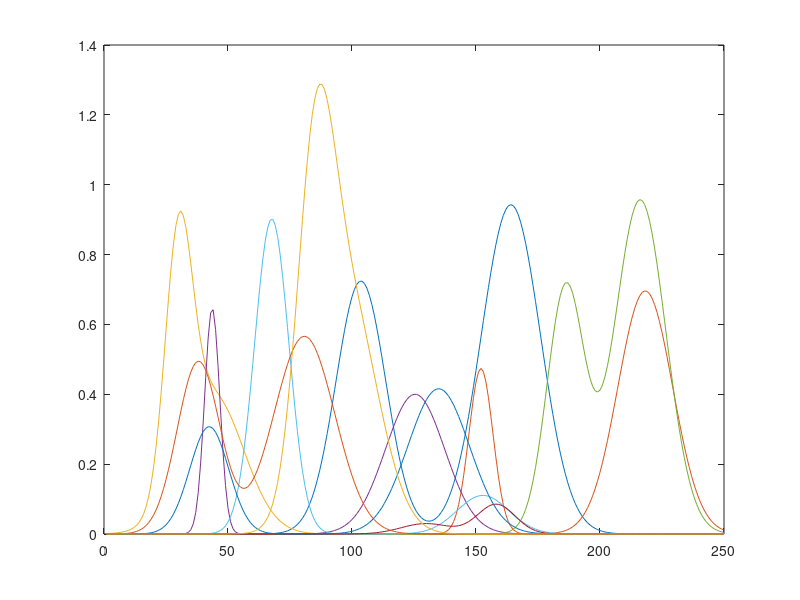
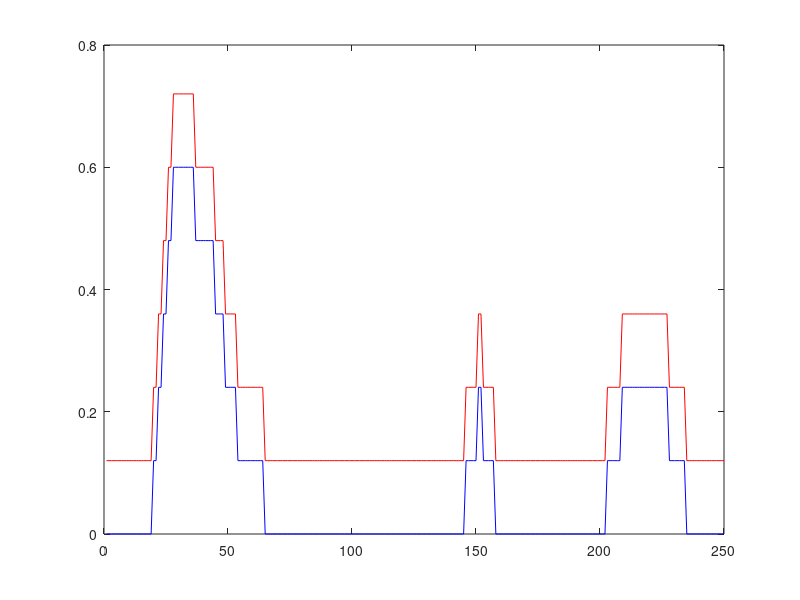

The MATLAB script that drew these images, in order:
% data for spectrum analysis problem.

% code for plotting qmax and qmin.
% figure; hold on;
% for i = 1:n
%     plot([i,i],[qmax(i),qmin(i)],'o-');
% end
% axis([0,11,0,1]);

n = 10;
m = 250;
S = [...
   0.0000   0.0000   0.0011   0.0000   0.0000 ...
   0.0000   0.0000   0.0000   0.0000   0.0000 ...
   ;
   0.0000   0.0000   0.0014   0.0000   0.0000 ...
   0.0000   0.0000   0.0000   0.0001   0.0000 ...
   ;
   0.0000   0.0000   0.0019   0.0000   0.0000 ...
   0.0000   0.0000   0.0000   0.0001   0.0000 ...
   ;
   0.0000   0.0000   0.0024   0.0000   0.0000 ...
   0.0000   0.0000   0.0000   0.0002   0.0000 ...
   ;
   0.0000   0.0000   0.0031   0.0000   0.0000 ...
   0.0000   0.0000   0.0000   0.0003   0.0000 ...
   ;
   0.0000   0.0000   0.0040   0.0000   0.0000 ...
   0.0000   0.0000   0.0000   0.0005   0.0000 ...
   ;
   0.0000   0.0000   0.0052   0.0000   0.0000 ...
   0.0000   0.0000   0.0000   0.0007   0.0000 ...
   ;
   0.0000   0.0000   0.0066   0.0000   0.0000 ...
   0.0000   0.0000   0.0000   0.0011   0.0000 ...
   ;
   0.0000   0.0000   0.0085   0.0000   0.0000 ...
   0.0000   0.0000   0.0000   0.0016   0.0000 ...
   ;
   0.0000   0.0000   0.0108   0.0000   0.0000 ...
   0.0000   0.0000   0.0001   0.0024   0.0000 ...
   ;
   0.0000   0.0000   0.0140   0.0000   0.0000 ...
   0.0000   0.0000   0.0001   0.0035   0.0000 ...
   ;
   0.0000   0.0000   0.0182   0.0000   0.0000 ...
   0.0000   0.0000   0.0002   0.0050   0.0000 ...
   ;
   0.0000   0.0000   0.0240   0.0000   0.0000 ...
   0.0000   0.0000   0.0003   0.0071   0.0000 ...
   ;
   0.0000   0.0000   0.0319   0.0000   0.0000 ...
   0.0000   0.0000   0.0004   0.0099   0.0000 ...
   ;
   0.0000   0.0000   0.0429   0.0000   0.0000 ...
   0.0000   0.0000   0.0007   0.0136   0.0000 ...
   ;
   0.0000   0.0000   0.0581   0.0000   0.0000 ...
   0.0000   0.0000   0.0011   0.0184   0.0000 ...
   ;
   0.0000   0.0000   0.0790   0.0000   0.0000 ...
   0.0000   0.0000   0.0016   0.0246   0.0000 ...
   ;
   0.0000   0.0000   0.1072   0.0000   0.0000 ...
   0.0000   0.0000   0.0024   0.0325   0.0000 ...
   ;
   0.0000   0.0000   0.1442   0.0000   0.0000 ...
   0.0000   0.0000   0.0036   0.0423   0.0000 ...
   ;
   0.0000   0.0000   0.1917   0.0000   0.0000 ...
   0.0000   0.0000   0.0052   0.0544   0.0000 ...
   ;
   0.0000   0.0000   0.2505   0.0000   0.0000 ...
   0.0000   0.0000   0.0074   0.0689   0.0000 ...
   ;
   0.0000   0.0000   0.3207   0.0000   0.0000 ...
   0.0000   0.0000   0.0105   0.0862   0.0000 ...
   ;
   0.0000   0.0000   0.4014   0.0000   0.0000 ...
   0.0000   0.0000   0.0144   0.1064   0.0000 ...
   ;
   0.0000   0.0000   0.4900   0.0000   0.0000 ...
   0.0000   0.0000   0.0196   0.1295   0.0000 ...
   ;
   0.0000   0.0000   0.5826   0.0000   0.0000 ...
   0.0000   0.0000   0.0262   0.1555   0.0000 ...
   ;
   0.0000   0.0000   0.6740   0.0000   0.0000 ...
   0.0000   0.0000   0.0345   0.1843   0.0000 ...
   ;
   0.0000   0.0000   0.7585   0.0000   0.0000 ...
   0.0000   0.0000   0.0447   0.2154   0.0000 ...
   ;
   0.0000   0.0000   0.8301   0.0000   0.0000 ...
   0.0000   0.0000   0.0569   0.2485   0.0000 ...
   ;
   0.0000   0.0000   0.8836   0.0000   0.0000 ...
   0.0000   0.0000   0.0713   0.2828   0.0000 ...
   ;
   0.0000   0.0000   0.9156   0.0000   0.0000 ...
   0.0000   0.0000   0.0880   0.3176   0.0000 ...
   ;
   0.0000   0.0000   0.9246   0.0001   0.0000 ...
   0.0000   0.0000   0.1067   0.3518   0.0000 ...
   ;
   0.0000   0.0000   0.9112   0.0005   0.0000 ...
   0.0000   0.0000   0.1274   0.3845   0.0000 ...
   ;
   0.0000   0.0000   0.8785   0.0016   0.0000 ...
   0.0000   0.0000   0.1496   0.4147   0.0000 ...
   ;
   0.0000   0.0000   0.8311   0.0046   0.0000 ...
   0.0000   0.0000   0.1729   0.4413   0.0000 ...
   ;
   0.0000   0.0000   0.7742   0.0122   0.0000 ...
   0.0000   0.0000   0.1966   0.4633   0.0000 ...
   ;
   0.0000   0.0000   0.7135   0.0290   0.0000 ...
   0.0000   0.0000   0.2200   0.4799   0.0000 ...
   ;
   0.0000   0.0000   0.6539   0.0620   0.0000 ...
   0.0000   0.0000   0.2422   0.4905   0.0000 ...
   ;
   0.0000   0.0000   0.5992   0.1192   0.0000 ...
   0.0001   0.0000   0.2623   0.4948   0.0000 ...
   ;
   0.0000   0.0000   0.5517   0.2062   0.0000 ...
   0.0002   0.0000   0.2795   0.4925   0.0000 ...
   ;
   0.0000   0.0000   0.5125   0.3203   0.0000 ...
   0.0003   0.0000   0.2931   0.4838   0.0000 ...
   ;
   0.0000   0.0000   0.4814   0.4473   0.0000 ...
   0.0005   0.0000   0.3024   0.4692   0.0000 ...
   ;
   0.0000   0.0000   0.4575   0.5614   0.0000 ...
   0.0009   0.0000   0.3070   0.4491   0.0000 ...
   ;
   0.0000   0.0000   0.4391   0.6333   0.0000 ...
   0.0015   0.0000   0.3066   0.4246   0.0000 ...
   ;
   0.0000   0.0000   0.4248   0.6420   0.0000 ...
   0.0026   0.0000   0.3013   0.3965   0.0000 ...
   ;
   0.0000   0.0000   0.4128   0.5849   0.0000 ...
   0.0041   0.0000   0.2914   0.3659   0.0000 ...
   ;
   0.0000   0.0000   0.4020   0.4789   0.0000 ...
   0.0066   0.0000   0.2772   0.3341   0.0001 ...
   ;
   0.0000   0.0000   0.3912   0.3524   0.0000 ...
   0.0103   0.0000   0.2595   0.3020   0.0001 ...
   ;
   0.0000   0.0000   0.3798   0.2331   0.0000 ...
   0.0157   0.0000   0.2390   0.2708   0.0001 ...
   ;
   0.0000   0.0000   0.3672   0.1385   0.0000 ...
   0.0235   0.0000   0.2166   0.2413   0.0001 ...
   ;
   0.0000   0.0000   0.3533   0.0740   0.0000 ...
   0.0343   0.0000   0.1932   0.2143   0.0002 ...
   ;
   0.0000   0.0000   0.3381   0.0355   0.0000 ...
   0.0492   0.0000   0.1695   0.1905   0.0003 ...
   ;
   0.0000   0.0000   0.3217   0.0153   0.0000 ...
   0.0691   0.0000   0.1463   0.1704   0.0004 ...
   ;
   0.0000   0.0000   0.3041   0.0059   0.0000 ...
   0.0949   0.0000   0.1243   0.1542   0.0006 ...
   ;
   0.0000   0.0000   0.2858   0.0021   0.0000 ...
   0.1278   0.0000   0.1038   0.1422   0.0008 ...
   ;
   0.0000   0.0000   0.2668   0.0006   0.0000 ...
   0.1684   0.0000   0.0854   0.1344   0.0012 ...
   ;
   0.0000   0.0000   0.2475   0.0002   0.0000 ...
   0.2173   0.0000   0.0691   0.1308   0.0017 ...
   ;
   0.0000   0.0000   0.2282   0.0000   0.0000 ...
   0.2745   0.0000   0.0550   0.1312   0.0024 ...
   ;
   0.0000   0.0000   0.2090   0.0000   0.0000 ...
   0.3397   0.0000   0.0431   0.1355   0.0033 ...
   ;
   0.0000   0.0000   0.1902   0.0000   0.0000 ...
   0.4116   0.0000   0.0332   0.1434   0.0047 ...
   ;
   0.0001   0.0000   0.1720   0.0000   0.0000 ...
   0.4884   0.0000   0.0252   0.1547   0.0067 ...
   ;
   0.0001   0.0000   0.1545   0.0000   0.0000 ...
   0.5674   0.0000   0.0188   0.1691   0.0094 ...
   ;
   0.0001   0.0000   0.1379   0.0000   0.0000 ...
   0.6456   0.0000   0.0138   0.1863   0.0131 ...
   ;
   0.0002   0.0000   0.1223   0.0000   0.0000 ...
   0.7193   0.0000   0.0100   0.2059   0.0183 ...
   ;
   0.0003   0.0000   0.1078   0.0000   0.0000 ...
   0.7847   0.0000   0.0071   0.2278   0.0254 ...
   ;
   0.0004   0.0000   0.0944   0.0000   0.0000 ...
   0.8383   0.0000   0.0049   0.2516   0.0350 ...
   ;
   0.0006   0.0000   0.0821   0.0000   0.0000 ...
   0.8769   0.0000   0.0034   0.2768   0.0477 ...
   ;
   0.0009   0.0000   0.0710   0.0000   0.0000 ...
   0.8983   0.0000   0.0023   0.3032   0.0644 ...
   ;
   0.0013   0.0000   0.0610   0.0000   0.0000 ...
   0.9011   0.0000   0.0015   0.3304   0.0859 ...
   ;
   0.0018   0.0000   0.0520   0.0000   0.0000 ...
   0.8851   0.0000   0.0010   0.3579   0.1132 ...
   ;
   0.0026   0.0000   0.0441   0.0000   0.0000 ...
   0.8514   0.0000   0.0006   0.3854   0.1472 ...
   ;
   0.0036   0.0000   0.0372   0.0000   0.0000 ...
   0.8019   0.0000   0.0004   0.4123   0.1888 ...
   ;
   0.0049   0.0000   0.0311   0.0000   0.0000 ...
   0.7396   0.0000   0.0003   0.4384   0.2387 ...
   ;
   0.0067   0.0000   0.0259   0.0000   0.0000 ...
   0.6680   0.0000   0.0002   0.4630   0.2974 ...
   ;
   0.0091   0.0000   0.0214   0.0000   0.0000 ...
   0.5908   0.0000   0.0001   0.4859   0.3650 ...
   ;
   0.0122   0.0000   0.0176   0.0001   0.0000 ...
   0.5117   0.0000   0.0001   0.5065   0.4410 ...
   ;
   0.0161   0.0000   0.0143   0.0001   0.0000 ...
   0.4339   0.0000   0.0000   0.5246   0.5247 ...
   ;
   0.0211   0.0000   0.0116   0.0001   0.0000 ...
   0.3604   0.0000   0.0000   0.5397   0.6145 ...
   ;
   0.0274   0.0000   0.0094   0.0002   0.0000 ...
   0.2930   0.0000   0.0000   0.5517   0.7084 ...
   ;
   0.0352   0.0000   0.0075   0.0002   0.0000 ...
   0.2334   0.0000   0.0000   0.5601   0.8039 ...
   ;
   0.0448   0.0000   0.0060   0.0003   0.0000 ...
   0.1820   0.0000   0.0000   0.5650   0.8981 ...
   ;
   0.0565   0.0000   0.0047   0.0004   0.0000 ...
   0.1389   0.0000   0.0000   0.5661   0.9879 ...
   ;
   0.0704   0.0000   0.0037   0.0005   0.0000 ...
   0.1039   0.0000   0.0000   0.5635   1.0702 ...
   ;
   0.0870   0.0000   0.0029   0.0007   0.0000 ...
   0.0761   0.0000   0.0001   0.5572   1.1422 ...
   ;
   0.1063   0.0000   0.0022   0.0010   0.0000 ...
   0.0545   0.0000   0.0001   0.5473   1.2014 ...
   ;
   0.1287   0.0000   0.0017   0.0013   0.0000 ...
   0.0383   0.0000   0.0001   0.5341   1.2461 ...
   ;
   0.1542   0.0000   0.0013   0.0017   0.0000 ...
   0.0263   0.0000   0.0002   0.5177   1.2751 ...
   ;
   0.1830   0.0000   0.0010   0.0023   0.0000 ...
   0.0177   0.0000   0.0002   0.4986   1.2883 ...
   ;
   0.2149   0.0000   0.0008   0.0030   0.0000 ...
   0.0117   0.0000   0.0003   0.4769   1.2864 ...
   ;
   0.2499   0.0000   0.0006   0.0038   0.0000 ...
   0.0075   0.0000   0.0004   0.4533   1.2706 ...
   ;
   0.2878   0.0000   0.0004   0.0049   0.0000 ...
   0.0048   0.0000   0.0006   0.4279   1.2429 ...
   ;
   0.3280   0.0000   0.0003   0.0063   0.0000 ...
   0.0030   0.0000   0.0008   0.4013   1.2055 ...
   ;
   0.3702   0.0000   0.0002   0.0080   0.0000 ...
   0.0018   0.0000   0.0010   0.3739   1.1611 ...
   ;
   0.4136   0.0000   0.0002   0.0100   0.0000 ...
   0.0011   0.0000   0.0014   0.3460   1.1121 ...
   ;
   0.4575   0.0000   0.0001   0.0126   0.0000 ...
   0.0006   0.0000   0.0018   0.3181   1.0606 ...
   ;
   0.5010   0.0000   0.0001   0.0156   0.0000 ...
   0.0004   0.0001   0.0023   0.2906   1.0087 ...
   ;
   0.5433   0.0000   0.0001   0.0192   0.0000 ...
   0.0002   0.0001   0.0030   0.2636   0.9577 ...
   ;
   0.5832   0.0000   0.0000   0.0236   0.0000 ...
   0.0001   0.0001   0.0039   0.2376   0.9087 ...
   ;
   0.6198   0.0000   0.0000   0.0287   0.0000 ...
   0.0001   0.0002   0.0050   0.2128   0.8623 ...
   ;
   0.6521   0.0000   0.0000   0.0346   0.0000 ...
   0.0000   0.0002   0.0063   0.1892   0.8185 ...
   ;
   0.6793   0.0000   0.0000   0.0415   0.0000 ...
   0.0000   0.0003   0.0079   0.1672   0.7773 ...
   ;
   0.7007   0.0000   0.0000   0.0494   0.0000 ...
   0.0000   0.0004   0.0099   0.1468   0.7383 ...
   ;
   0.7154   0.0000   0.0000   0.0585   0.0000 ...
   0.0000   0.0006   0.0123   0.1280   0.7010 ...
   ;
   0.7233   0.0000   0.0000   0.0687   0.0000 ...
   0.0000   0.0008   0.0152   0.1109   0.6650 ...
   ;
   0.7239   0.0000   0.0000   0.0801   0.0000 ...
   0.0000   0.0010   0.0186   0.0954   0.6296 ...
   ;
   0.7173   0.0000   0.0000   0.0927   0.0000 ...
   0.0000   0.0013   0.0226   0.0816   0.5946 ...
   ;
   0.7037   0.0000   0.0000   0.1066   0.0000 ...
   0.0000   0.0016   0.0274   0.0693   0.5597 ...
   ;
   0.6835   0.0000   0.0000   0.1217   0.0000 ...
   0.0000   0.0021   0.0330   0.0584   0.5248 ...
   ;
   0.6573   0.0000   0.0000   0.1380   0.0000 ...
   0.0000   0.0026   0.0394   0.0490   0.4897 ...
   ;
   0.6258   0.0000   0.0000   0.1554   0.0000 ...
   0.0000   0.0033   0.0468   0.0408   0.4547 ...
   ;
   0.5899   0.0000   0.0000   0.1737   0.0000 ...
   0.0000   0.0040   0.0552   0.0337   0.4198 ...
   ;
   0.5505   0.0000   0.0000   0.1929   0.0000 ...
   0.0000   0.0049   0.0647   0.0277   0.3853 ...
   ;
   0.5086   0.0000   0.0000   0.2127   0.0000 ...
   0.0001   0.0059   0.0753   0.0226   0.3515 ...
   ;
   0.4653   0.0000   0.0000   0.2329   0.0000 ...
   0.0001   0.0070   0.0872   0.0183   0.3186 ...
   ;
   0.4214   0.0000   0.0000   0.2532   0.0000 ...
   0.0001   0.0083   0.1002   0.0148   0.2869 ...
   ;
   0.3779   0.0000   0.0000   0.2733   0.0000 ...
   0.0002   0.0097   0.1144   0.0118   0.2566 ...
   ;
   0.3355   0.0000   0.0000   0.2930   0.0000 ...
   0.0002   0.0113   0.1298   0.0094   0.2280 ...
   ;
   0.2950   0.0000   0.0000   0.3119   0.0000 ...
   0.0003   0.0129   0.1463   0.0074   0.2013 ...
   ;
   0.2569   0.0000   0.0000   0.3298   0.0000 ...
   0.0004   0.0146   0.1639   0.0058   0.1764 ...
   ;
   0.2216   0.0000   0.0000   0.3462   0.0000 ...
   0.0006   0.0164   0.1823   0.0045   0.1536 ...
   ;
   0.1893   0.0000   0.0000   0.3609   0.0000 ...
   0.0008   0.0183   0.2015   0.0035   0.1328 ...
   ;
   0.1604   0.0000   0.0000   0.3736   0.0000 ...
   0.0011   0.0201   0.2214   0.0027   0.1140 ...
   ;
   0.1348   0.0000   0.0000   0.3840   0.0000 ...
   0.0014   0.0219   0.2415   0.0021   0.0972 ...
   ;
   0.1125   0.0000   0.0000   0.3920   0.0000 ...
   0.0019   0.0236   0.2619   0.0016   0.0824 ...
   ;
   0.0934   0.0000   0.0000   0.3973   0.0000 ...
   0.0024   0.0251   0.2821   0.0012   0.0693 ...
   ;
   0.0774   0.0000   0.0000   0.3999   0.0000 ...
   0.0032   0.0265   0.3018   0.0009   0.0579 ...
   ;
   0.0644   0.0000   0.0000   0.3998   0.0000 ...
   0.0041   0.0277   0.3209   0.0007   0.0480 ...
   ;
   0.0541   0.0000   0.0000   0.3968   0.0000 ...
   0.0052   0.0287   0.3390   0.0005   0.0396 ...
   ;
   0.0463   0.0000   0.0000   0.3911   0.0000 ...
   0.0065   0.0294   0.3558   0.0004   0.0324 ...
   ;
   0.0409   0.0000   0.0000   0.3828   0.0000 ...
   0.0082   0.0298   0.3709   0.0003   0.0263 ...
   ;
   0.0377   0.0000   0.0000   0.3720   0.0000 ...
   0.0101   0.0299   0.3843   0.0002   0.0212 ...
   ;
   0.0367   0.0000   0.0000   0.3590   0.0000 ...
   0.0124   0.0297   0.3955   0.0001   0.0170 ...
   ;
   0.0377   0.0001   0.0000   0.3441   0.0000 ...
   0.0151   0.0293   0.4044   0.0001   0.0135 ...
   ;
   0.0407   0.0002   0.0000   0.3275   0.0000 ...
   0.0182   0.0286   0.4109   0.0001   0.0107 ...
   ;
   0.0458   0.0005   0.0000   0.3095   0.0000 ...
   0.0218   0.0278   0.4147   0.0000   0.0084 ...
   ;
   0.0528   0.0010   0.0000   0.2905   0.0000 ...
   0.0258   0.0267   0.4159   0.0000   0.0065 ...
   ;
   0.0621   0.0020   0.0000   0.2707   0.0000 ...
   0.0302   0.0257   0.4144   0.0000   0.0051 ...
   ;
   0.0736   0.0039   0.0000   0.2505   0.0000 ...
   0.0351   0.0246   0.4102   0.0000   0.0039 ...
   ;
   0.0874   0.0072   0.0000   0.2302   0.0000 ...
   0.0404   0.0236   0.4034   0.0000   0.0030 ...
   ;
   0.1038   0.0128   0.0000   0.2100   0.0000 ...
   0.0461   0.0228   0.3942   0.0000   0.0023 ...
   ;
   0.1227   0.0219   0.0000   0.1903   0.0000 ...
   0.0521   0.0223   0.3826   0.0000   0.0017 ...
   ;
   0.1445   0.0358   0.0000   0.1713   0.0000 ...
   0.0583   0.0223   0.3691   0.0000   0.0013 ...
   ;
   0.1692   0.0560   0.0000   0.1530   0.0000 ...
   0.0647   0.0227   0.3536   0.0000   0.0009 ...
   ;
   0.1968   0.0841   0.0000   0.1358   0.0000 ...
   0.0711   0.0238   0.3367   0.0000   0.0007 ...
   ;
   0.2275   0.1208   0.0000   0.1196   0.0000 ...
   0.0775   0.0255   0.3185   0.0000   0.0005 ...
   ;
   0.2611   0.1665   0.0000   0.1047   0.0000 ...
   0.0836   0.0281   0.2993   0.0000   0.0004 ...
   ;
   0.2976   0.2197   0.0000   0.0910   0.0000 ...
   0.0894   0.0314   0.2794   0.0000   0.0003 ...
   ;
   0.3369   0.2779   0.0000   0.0785   0.0000 ...
   0.0947   0.0354   0.2592   0.0000   0.0002 ...
   ;
   0.3787   0.3368   0.0000   0.0672   0.0000 ...
   0.0994   0.0402   0.2389   0.0000   0.0001 ...
   ;
   0.4228   0.3911   0.0000   0.0572   0.0000 ...
   0.1035   0.0456   0.2187   0.0000   0.0001 ...
   ;
   0.4686   0.4352   0.0000   0.0483   0.0000 ...
   0.1066   0.0514   0.1990   0.0000   0.0001 ...
   ;
   0.5157   0.4640   0.0000   0.0405   0.0000 ...
   0.1089   0.0575   0.1798   0.0000   0.0000 ...
   ;
   0.5636   0.4741   0.0000   0.0338   0.0000 ...
   0.1102   0.0636   0.1615   0.0000   0.0000 ...
   ;
   0.6116   0.4642   0.0000   0.0279   0.0000 ...
   0.1105   0.0694   0.1441   0.0000   0.0000 ...
   ;
   0.6591   0.4354   0.0000   0.0230   0.0001 ...
   0.1098   0.0747   0.1277   0.0000   0.0000 ...
   ;
   0.7052   0.3914   0.0000   0.0187   0.0001 ...
   0.1081   0.0792   0.1125   0.0000   0.0000 ...
   ;
   0.7492   0.3372   0.0000   0.0152   0.0002 ...
   0.1054   0.0826   0.0984   0.0000   0.0000 ...
   ;
   0.7903   0.2783   0.0000   0.0122   0.0004 ...
   0.1019   0.0847   0.0855   0.0000   0.0000 ...
   ;
   0.8279   0.2201   0.0000   0.0097   0.0006 ...
   0.0975   0.0856   0.0739   0.0000   0.0000 ...
   ;
   0.8611   0.1668   0.0000   0.0077   0.0011 ...
   0.0925   0.0849   0.0634   0.0000   0.0000 ...
   ;
   0.8893   0.1211   0.0000   0.0061   0.0017 ...
   0.0870   0.0829   0.0540   0.0000   0.0000 ...
   ;
   0.9121   0.0843   0.0000   0.0048   0.0027 ...
   0.0810   0.0795   0.0458   0.0000   0.0000 ...
   ;
   0.9288   0.0562   0.0000   0.0037   0.0041 ...
   0.0748   0.0750   0.0385   0.0000   0.0000 ...
   ;
   0.9391   0.0359   0.0000   0.0029   0.0062 ...
   0.0684   0.0696   0.0322   0.0000   0.0000 ...
   ;
   0.9429   0.0220   0.0000   0.0022   0.0093 ...
   0.0620   0.0634   0.0267   0.0000   0.0000 ...
   ;
   0.9400   0.0129   0.0000   0.0017   0.0136 ...
   0.0556   0.0568   0.0221   0.0000   0.0000 ...
   ;
   0.9306   0.0073   0.0000   0.0013   0.0195 ...
   0.0495   0.0500   0.0181   0.0000   0.0000 ...
   ;
   0.9147   0.0039   0.0000   0.0009   0.0276 ...
   0.0436   0.0433   0.0147   0.0000   0.0000 ...
   ;
   0.8928   0.0020   0.0000   0.0007   0.0383 ...
   0.0381   0.0368   0.0119   0.0000   0.0000 ...
   ;
   0.8653   0.0010   0.0000   0.0005   0.0523 ...
   0.0330   0.0308   0.0096   0.0000   0.0000 ...
   ;
   0.8327   0.0005   0.0000   0.0004   0.0702 ...
   0.0283   0.0253   0.0077   0.0000   0.0000 ...
   ;
   0.7957   0.0003   0.0000   0.0003   0.0925 ...
   0.0240   0.0204   0.0061   0.0000   0.0000 ...
   ;
   0.7550   0.0002   0.0000   0.0002   0.1198 ...
   0.0202   0.0162   0.0048   0.0000   0.0000 ...
   ;
   0.7113   0.0002   0.0000   0.0001   0.1525 ...
   0.0169   0.0127   0.0038   0.0000   0.0000 ...
   ;
   0.6655   0.0002   0.0000   0.0001   0.1907 ...
   0.0139   0.0097   0.0029   0.0000   0.0000 ...
   ;
   0.6182   0.0003   0.0000   0.0001   0.2343 ...
   0.0114   0.0073   0.0023   0.0000   0.0000 ...
   ;
   0.5702   0.0005   0.0000   0.0001   0.2829 ...
   0.0093   0.0054   0.0017   0.0000   0.0000 ...
   ;
   0.5223   0.0006   0.0000   0.0000   0.3357 ...
   0.0074   0.0039   0.0013   0.0000   0.0000 ...
   ;
   0.4750   0.0009   0.0000   0.0000   0.3914 ...
   0.0059   0.0028   0.0010   0.0000   0.0000 ...
   ;
   0.4289   0.0012   0.0000   0.0000   0.4485 ...
   0.0047   0.0020   0.0008   0.0000   0.0000 ...
   ;
   0.3846   0.0017   0.0000   0.0000   0.5050 ...
   0.0037   0.0014   0.0006   0.0000   0.0000 ...
   ;
   0.3425   0.0023   0.0000   0.0000   0.5589 ...
   0.0028   0.0009   0.0004   0.0000   0.0000 ...
   ;
   0.3028   0.0031   0.0000   0.0000   0.6080 ...
   0.0022   0.0006   0.0003   0.0000   0.0000 ...
   ;
   0.2658   0.0042   0.0000   0.0000   0.6501 ...
   0.0017   0.0004   0.0002   0.0000   0.0000 ...
   ;
   0.2317   0.0056   0.0000   0.0000   0.6835 ...
   0.0012   0.0003   0.0002   0.0000   0.0000 ...
   ;
   0.2006   0.0074   0.0000   0.0000   0.7067 ...
   0.0009   0.0002   0.0001   0.0000   0.0000 ...
   ;
   0.1724   0.0096   0.0000   0.0000   0.7188 ...
   0.0007   0.0001   0.0001   0.0000   0.0000 ...
   ;
   0.1471   0.0125   0.0000   0.0000   0.7194 ...
   0.0005   0.0001   0.0001   0.0000   0.0000 ...
   ;
   0.1247   0.0161   0.0000   0.0000   0.7091 ...
   0.0004   0.0000   0.0000   0.0000   0.0000 ...
   ;
   0.1049   0.0206   0.0000   0.0000   0.6889 ...
   0.0003   0.0000   0.0000   0.0000   0.0000 ...
   ;
   0.0876   0.0261   0.0000   0.0000   0.6603 ...
   0.0002   0.0000   0.0000   0.0000   0.0000 ...
   ;
   0.0727   0.0328   0.0000   0.0000   0.6256 ...
   0.0001   0.0000   0.0000   0.0000   0.0000 ...
   ;
   0.0599   0.0408   0.0000   0.0000   0.5871 ...
   0.0001   0.0000   0.0000   0.0000   0.0000 ...
   ;
   0.0490   0.0505   0.0000   0.0000   0.5473 ...
   0.0001   0.0000   0.0000   0.0000   0.0000 ...
   ;
   0.0398   0.0619   0.0000   0.0000   0.5089 ...
   0.0000   0.0000   0.0000   0.0000   0.0000 ...
   ;
   0.0321   0.0752   0.0000   0.0000   0.4742 ...
   0.0000   0.0000   0.0000   0.0000   0.0000 ...
   ;
   0.0257   0.0907   0.0000   0.0000   0.4452 ...
   0.0000   0.0000   0.0000   0.0000   0.0000 ...
   ;
   0.0204   0.1085   0.0000   0.0000   0.4235 ...
   0.0000   0.0000   0.0000   0.0000   0.0000 ...
   ;
   0.0161   0.1287   0.0000   0.0000   0.4104 ...
   0.0000   0.0000   0.0000   0.0000   0.0000 ...
   ;
   0.0127   0.1515   0.0000   0.0000   0.4065 ...
   0.0000   0.0000   0.0000   0.0000   0.0000 ...
   ;
   0.0099   0.1767   0.0000   0.0000   0.4120 ...
   0.0000   0.0000   0.0000   0.0000   0.0000 ...
   ;
   0.0076   0.2045   0.0000   0.0000   0.4268 ...
   0.0000   0.0000   0.0000   0.0000   0.0000 ...
   ;
   0.0058   0.2347   0.0000   0.0000   0.4503 ...
   0.0000   0.0000   0.0000   0.0000   0.0000 ...
   ;
   0.0045   0.2672   0.0000   0.0000   0.4816 ...
   0.0000   0.0000   0.0000   0.0000   0.0000 ...
   ;
   0.0034   0.3017   0.0000   0.0000   0.5194 ...
   0.0000   0.0000   0.0000   0.0000   0.0000 ...
   ;
   0.0025   0.3379   0.0000   0.0000   0.5626 ...
   0.0000   0.0000   0.0000   0.0000   0.0000 ...
   ;
   0.0019   0.3753   0.0000   0.0000   0.6095 ...
   0.0000   0.0000   0.0000   0.0000   0.0000 ...
   ;
   0.0014   0.4134   0.0000   0.0000   0.6586 ...
   0.0000   0.0000   0.0000   0.0000   0.0000 ...
   ;
   0.0010   0.4516   0.0000   0.0000   0.7083 ...
   0.0000   0.0000   0.0000   0.0000   0.0000 ...
   ;
   0.0008   0.4893   0.0000   0.0000   0.7571 ...
   0.0000   0.0000   0.0000   0.0000   0.0000 ...
   ;
   0.0005   0.5259   0.0000   0.0000   0.8033 ...
   0.0000   0.0000   0.0000   0.0000   0.0000 ...
   ;
   0.0004   0.5605   0.0000   0.0000   0.8455 ...
   0.0000   0.0000   0.0000   0.0000   0.0000 ...
   ;
   0.0003   0.5926   0.0000   0.0000   0.8825 ...
   0.0000   0.0000   0.0000   0.0000   0.0000 ...
   ;
   0.0002   0.6213   0.0000   0.0000   0.9130 ...
   0.0000   0.0000   0.0000   0.0000   0.0000 ...
   ;
   0.0001   0.6461   0.0000   0.0000   0.9360 ...
   0.0000   0.0000   0.0000   0.0000   0.0000 ...
   ;
   0.0001   0.6664   0.0000   0.0000   0.9509 ...
   0.0000   0.0000   0.0000   0.0000   0.0000 ...
   ;
   0.0001   0.6816   0.0000   0.0000   0.9572 ...
   0.0000   0.0000   0.0000   0.0000   0.0000 ...
   ;
   0.0000   0.6916   0.0000   0.0000   0.9547 ...
   0.0000   0.0000   0.0000   0.0000   0.0000 ...
   ;
   0.0000   0.6959   0.0000   0.0000   0.9433 ...
   0.0000   0.0000   0.0000   0.0000   0.0000 ...
   ;
   0.0000   0.6945   0.0000   0.0000   0.9234 ...
   0.0000   0.0000   0.0000   0.0000   0.0000 ...
   ;
   0.0000   0.6874   0.0000   0.0000   0.8955 ...
   0.0000   0.0000   0.0000   0.0000   0.0000 ...
   ;
   0.0000   0.6748   0.0000   0.0000   0.8604 ...
   0.0000   0.0000   0.0000   0.0000   0.0000 ...
   ;
   0.0000   0.6570   0.0000   0.0000   0.8190 ...
   0.0000   0.0000   0.0000   0.0000   0.0000 ...
   ;
   0.0000   0.6345   0.0000   0.0000   0.7723 ...
   0.0000   0.0000   0.0000   0.0000   0.0000 ...
   ;
   0.0000   0.6077   0.0000   0.0000   0.7215 ...
   0.0000   0.0000   0.0000   0.0000   0.0000 ...
   ;
   0.0000   0.5773   0.0000   0.0000   0.6678 ...
   0.0000   0.0000   0.0000   0.0000   0.0000 ...
   ;
   0.0000   0.5439   0.0000   0.0000   0.6123 ...
   0.0000   0.0000   0.0000   0.0000   0.0000 ...
   ;
   0.0000   0.5082   0.0000   0.0000   0.5562 ...
   0.0000   0.0000   0.0000   0.0000   0.0000 ...
   ;
   0.0000   0.4710   0.0000   0.0000   0.5005 ...
   0.0000   0.0000   0.0000   0.0000   0.0000 ...
   ;
   0.0000   0.4329   0.0000   0.0000   0.4462 ...
   0.0000   0.0000   0.0000   0.0000   0.0000 ...
   ;
   0.0000   0.3947   0.0000   0.0000   0.3941 ...
   0.0000   0.0000   0.0000   0.0000   0.0000 ...
   ;
   0.0000   0.3568   0.0000   0.0000   0.3448 ...
   0.0000   0.0000   0.0000   0.0000   0.0000 ...
   ;
   0.0000   0.3200   0.0000   0.0000   0.2989 ...
   0.0000   0.0000   0.0000   0.0000   0.0000 ...
   ;
   0.0000   0.2846   0.0000   0.0000   0.2567 ...
   0.0000   0.0000   0.0000   0.0000   0.0000 ...
   ;
   0.0000   0.2511   0.0000   0.0000   0.2184 ...
   0.0000   0.0000   0.0000   0.0000   0.0000 ...
   ;
   0.0000   0.2197   0.0000   0.0000   0.1841 ...
   0.0000   0.0000   0.0000   0.0000   0.0000 ...
   ;
   0.0000   0.1906   0.0000   0.0000   0.1537 ...
   0.0000   0.0000   0.0000   0.0000   0.0000 ...
   ;
   0.0000   0.1640   0.0000   0.0000   0.1272 ...
   0.0000   0.0000   0.0000   0.0000   0.0000 ...
   ;
   0.0000   0.1400   0.0000   0.0000   0.1042 ...
   0.0000   0.0000   0.0000   0.0000   0.0000 ...
   ;
   0.0000   0.1185   0.0000   0.0000   0.0846 ...
   0.0000   0.0000   0.0000   0.0000   0.0000 ...
   ;
   0.0000   0.0995   0.0000   0.0000   0.0681 ...
   0.0000   0.0000   0.0000   0.0000   0.0000 ...
   ;
   0.0000   0.0829   0.0000   0.0000   0.0542 ...
   0.0000   0.0000   0.0000   0.0000   0.0000 ...
   ;
   0.0000   0.0685   0.0000   0.0000   0.0428 ...
   0.0000   0.0000   0.0000   0.0000   0.0000 ...
   ;
   0.0000   0.0561   0.0000   0.0000   0.0335 ...
   0.0000   0.0000   0.0000   0.0000   0.0000 ...
   ;
   0.0000   0.0456   0.0000   0.0000   0.0259 ...
   0.0000   0.0000   0.0000   0.0000   0.0000 ...
   ;
   0.0000   0.0367   0.0000   0.0000   0.0199 ...
   0.0000   0.0000   0.0000   0.0000   0.0000 ...
   ;
   0.0000   0.0293   0.0000   0.0000   0.0151 ...
   0.0000   0.0000   0.0000   0.0000   0.0000 ...
   ;
   0.0000   0.0233   0.0000   0.0000   0.0114 ...
   0.0000   0.0000   0.0000   0.0000   0.0000 ...
   ;
   0.0000   0.0183   0.0000   0.0000   0.0085 ...
   0.0000   0.0000   0.0000   0.0000   0.0000 ...
   ;
   0.0000   0.0143   0.0000   0.0000   0.0063 ...
   0.0000   0.0000   0.0000   0.0000   0.0000 ...
   ;
   0.0000   0.0110   0.0000   0.0000   0.0046 ...
   0.0000   0.0000   0.0000   0.0000   0.0000 ...
   ;
];
l = [...
   0.0000   0.0000   0.0000   0.0000   0.0000 ...
   0.0000   0.0000   0.0000   0.0000   0.0000 ...
   0.0000   0.0000   0.0000   0.0000   0.0000 ...
   0.0000   0.0000   0.0000   0.0000   0.1200 ...
   0.1200   0.2400   0.2400   0.3600   0.3600 ...
   0.4800   0.4800   0.6000   0.6000   0.6000 ...
   0.6000   0.6000   0.6000   0.6000   0.6000 ...
   0.6000   0.4800   0.4800   0.4800   0.4800 ...
   0.4800   0.4800   0.4800   0.4800   0.3600 ...
   0.3600   0.3600   0.3600   0.2400   0.2400 ...
   0.2400   0.2400   0.2400   0.1200   0.1200 ...
   0.1200   0.1200   0.1200   0.1200   0.1200 ...
   0.1200   0.1200   0.1200   0.1200   0.0000 ...
   0.0000   0.0000   0.0000   0.0000   0.0000 ...
   0.0000   0.0000   0.0000   0.0000   0.0000 ...
   0.0000   0.0000   0.0000   0.0000   0.0000 ...
   0.0000   0.0000   0.0000   0.0000   0.0000 ...
   0.0000   0.0000   0.0000   0.0000   0.0000 ...
   0.0000   0.0000   0.0000   0.0000   0.0000 ...
   0.0000   0.0000   0.0000   0.0000   0.0000 ...
   0.0000   0.0000   0.0000   0.0000   0.0000 ...
   0.0000   0.0000   0.0000   0.0000   0.0000 ...
   0.0000   0.0000   0.0000   0.0000   0.0000 ...
   0.0000   0.0000   0.0000   0.0000   0.0000 ...
   0.0000   0.0000   0.0000   0.0000   0.0000 ...
   0.0000   0.0000   0.0000   0.0000   0.0000 ...
   0.0000   0.0000   0.0000   0.0000   0.0000 ...
   0.0000   0.0000   0.0000   0.0000   0.0000 ...
   0.0000   0.0000   0.0000   0.0000   0.0000 ...
   0.1200   0.1200   0.1200   0.1200   0.1200 ...
   0.2400   0.2400   0.1200   0.1200   0.1200 ...
   0.1200   0.1200   0.0000   0.0000   0.0000 ...
   0.0000   0.0000   0.0000   0.0000   0.0000 ...
   0.0000   0.0000   0.0000   0.0000   0.0000 ...
   0.0000   0.0000   0.0000   0.0000   0.0000 ...
   0.0000   0.0000   0.0000   0.0000   0.0000 ...
   0.0000   0.0000   0.0000   0.0000   0.0000 ...
   0.0000   0.0000   0.0000   0.0000   0.0000 ...
   0.0000   0.0000   0.0000   0.0000   0.0000 ...
   0.0000   0.0000   0.0000   0.0000   0.0000 ...
   0.0000   0.0000   0.1200   0.1200   0.1200 ...
   0.1200   0.1200   0.1200   0.2400   0.2400 ...
   0.2400   0.2400   0.2400   0.2400   0.2400 ...
   0.2400   0.2400   0.2400   0.2400   0.2400 ...
   0.2400   0.2400   0.2400   0.2400   0.2400 ...
   0.2400   0.2400   0.1200   0.1200   0.1200 ...
   0.1200   0.1200   0.1200   0.1200   0.0000 ...
   0.0000   0.0000   0.0000   0.0000   0.0000 ...
   0.0000   0.0000   0.0000   0.0000   0.0000 ...
   0.0000   0.0000   0.0000   0.0000   0.0000 ...
]';
u = [...
   0.1200   0.1200   0.1200   0.1200   0.1200 ...
   0.1200   0.1200   0.1200   0.1200   0.1200 ...
   0.1200   0.1200   0.1200   0.1200   0.1200 ...
   0.1200   0.1200   0.1200   0.1200   0.2400 ...
   0.2400   0.3600   0.3600   0.4800   0.4800 ...
   0.6000   0.6000   0.7200   0.7200   0.7200 ...
   0.7200   0.7200   0.7200   0.7200   0.7200 ...
   0.7200   0.6000   0.6000   0.6000   0.6000 ...
   0.6000   0.6000   0.6000   0.6000   0.4800 ...
   0.4800   0.4800   0.4800   0.3600   0.3600 ...
   0.3600   0.3600   0.3600   0.2400   0.2400 ...
   0.2400   0.2400   0.2400   0.2400   0.2400 ...
   0.2400   0.2400   0.2400   0.2400   0.1200 ...
   0.1200   0.1200   0.1200   0.1200   0.1200 ...
   0.1200   0.1200   0.1200   0.1200   0.1200 ...
   0.1200   0.1200   0.1200   0.1200   0.1200 ...
   0.1200   0.1200   0.1200   0.1200   0.1200 ...
   0.1200   0.1200   0.1200   0.1200   0.1200 ...
   0.1200   0.1200   0.1200   0.1200   0.1200 ...
   0.1200   0.1200   0.1200   0.1200   0.1200 ...
   0.1200   0.1200   0.1200   0.1200   0.1200 ...
   0.1200   0.1200   0.1200   0.1200   0.1200 ...
   0.1200   0.1200   0.1200   0.1200   0.1200 ...
   0.1200   0.1200   0.1200   0.1200   0.1200 ...
   0.1200   0.1200   0.1200   0.1200   0.1200 ...
   0.1200   0.1200   0.1200   0.1200   0.1200 ...
   0.1200   0.1200   0.1200   0.1200   0.1200 ...
   0.1200   0.1200   0.1200   0.1200   0.1200 ...
   0.1200   0.1200   0.1200   0.1200   0.1200 ...
   0.2400   0.2400   0.2400   0.2400   0.2400 ...
   0.3600   0.3600   0.2400   0.2400   0.2400 ...
   0.2400   0.2400   0.1200   0.1200   0.1200 ...
   0.1200   0.1200   0.1200   0.1200   0.1200 ...
   0.1200   0.1200   0.1200   0.1200   0.1200 ...
   0.1200   0.1200   0.1200   0.1200   0.1200 ...
   0.1200   0.1200   0.1200   0.1200   0.1200 ...
   0.1200   0.1200   0.1200   0.1200   0.1200 ...
   0.1200   0.1200   0.1200   0.1200   0.1200 ...
   0.1200   0.1200   0.1200   0.1200   0.1200 ...
   0.1200   0.1200   0.1200   0.1200   0.1200 ...
   0.1200   0.1200   0.2400   0.2400   0.2400 ...
   0.2400   0.2400   0.2400   0.3600   0.3600 ...
   0.3600   0.3600   0.3600   0.3600   0.3600 ...
   0.3600   0.3600   0.3600   0.3600   0.3600 ...
   0.3600   0.3600   0.3600   0.3600   0.3600 ...
   0.3600   0.3600   0.2400   0.2400   0.2400 ...
   0.2400   0.2400   0.2400   0.2400   0.1200 ...
   0.1200   0.1200   0.1200   0.1200   0.1200 ...
   0.1200   0.1200   0.1200   0.1200   0.1200 ...
   0.1200   0.1200   0.1200   0.1200   0.1200 ...
]';

figure; plot(S);
% print('-depsc','spect_spectra.eps');
figure; plot(l,'b'); hold on;
plot(u,'r'); hold off;
% print('-depsc','spect_lu.eps');

% Ensure S, u, and l are defined  
if ~exist('S', 'var') || ~exist('u', 'var') || ~exist('l', 'var')  
    error('Matrix S and vectors u and l must be defined in the workspace.');  
end  

% Initialize variables  
q_min = zeros(n, 1); % To store the minimum bounds for q  
q_max = zeros(n, 1); % To store the maximum bounds for q  

% Loop over each compound i to compute q_min(i) and q_max(i)  
for i = 1:n  
    % Objective vector for q_min (minimize q_i)  
    c_min = zeros(n, 1);  
    c_min(i) = 1; % Minimize q_i  
    
    % Objective vector for q_max (maximize q_i)  
    c_max = zeros(n, 1);  
    c_max(i) = -1; % Maximize q_i (negative for minimization in glpk)  
    
    % Constraints: l <= S * q <= u  
    % This is equivalent to:  
    %   S * q <= u  
    %  -S * q <= -l  
    A = [S; -S];  
    b = [u; -l];  
    
    % Bounds for q: q >= 0  
    lb = zeros(n, 1); % Lower bounds for q  
    ub = []; % No upper bounds for q (infinity)  
    
    % Solve for q_min(i)  
    [q_min_sol, fval_min, status_min] = glpk(c_min, A, b, lb, ub, repmat("U", size(b)), repmat("C", size(c_min)));  
    if status_min == 5 % Check if the solution is feasible  
        q_min(i) = fval_min;  
    else  
        q_min(i) = NaN; % Infeasible  
    end  
    
    % Solve for q_max(i)  
    [q_max_sol, fval_max, status_max] = glpk(c_max, A, b, lb, ub, repmat("U", size(b)), repmat("C", size(c_max)));  
    if status_max == 5 % Check if the solution is feasible  
        q_max(i) = -fval_max; % Negate because we minimized -q_i  
    else  
        q_max(i) = NaN; % Infeasible  
    end  
end  

% Display results  
disp('q_min:');  
disp(q_min);  
disp('q_max:');  
disp(q_max);